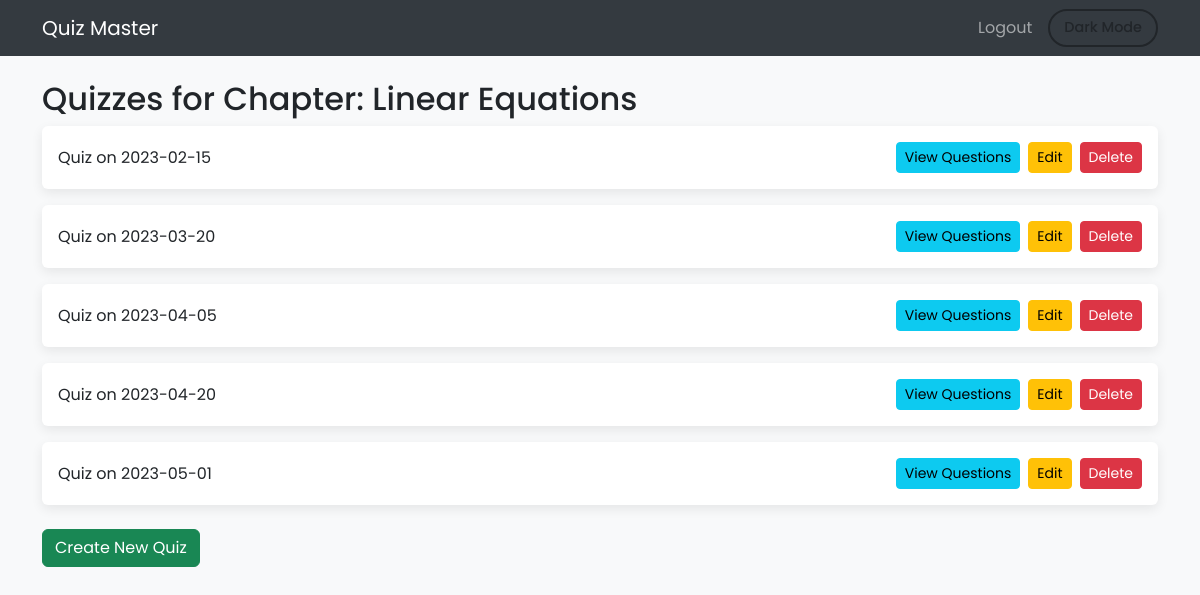
/chapter_quizzes/2, run on the app's committed database.
### app.py (models this page shows)
class Chapter(db.Model):
    id = db.Column(db.Integer, primary_key=True)
    subject_id = db.Column(db.Integer, db.ForeignKey('subject.id'), nullable=False)
    name = db.Column(db.String(100), nullable=False)
    description = db.Column(db.Text, nullable=True)

class Quiz(db.Model):
    id = db.Column(db.Integer, primary_key=True)
    chapter_id = db.Column(db.Integer, db.ForeignKey('chapter.id'), nullable=False)
    date_of_quiz = db.Column(db.Date, nullable=False)
    time_duration = db.Column(db.String(10), nullable=False)
    remarks = db.Column(db.Text, nullable=True)

### app.py (the view)
@app.route('/chapter_quizzes/<int:chapter_id>')
def chapter_quizzes(chapter_id):
    chapter = Chapter.query.get_or_404(chapter_id)
    quizzes = Quiz.query.filter_by(chapter_id=chapter_id).all()
    return render_template('chapter_quizzes.html', chapter=chapter, quizzes=quizzes)

### templates/chapter_quizzes.html (shortened to what this page needs)
<!DOCTYPE html>
<html lang="en" class="light-theme">
<head>
  <link href="https://cdn.jsdelivr.net/npm/bootstrap@5.3.0/dist/css/bootstrap.min.css" rel="stylesheet" />
</head>
<body>
  <nav class="navbar navbar-expand-lg navbar-dark">
    <div class="container">
      <a class="navbar-brand" href="/">Quiz Master</a>
      <div class="collapse navbar-collapse">
        <ul class="navbar-nav ms-auto align-items-center">
          <li class="nav-item"><a class="nav-link" href="/logout">Logout</a></li>
          <li class="nav-item ms-2">
            <button id="theme-toggle" class="btn btn-theme-toggle">Dark Mode</button>
          </li>
        </ul>
      </div>
    </div>
  </nav>
  <div class="container mt-4">
    <h2>Quizzes for Chapter: {{ chapter.name }}</h2>
    {% if quizzes %}
    <div class="row row-cols-1 g-3">
      {% for quiz in quizzes %}
      <div class="col">
        <div class="d-flex justify-content-between align-items-center p-3 rounded quiz-card">
          <div>Quiz on {{ quiz.date_of_quiz }}</div>
          <div class="d-flex flex-wrap gap-2">
            <a href="/quiz_questions/{{ quiz.id }}" class="btn btn-info btn-sm">View Questions</a>
            <a href="/edit_quiz/{{ quiz.id }}" class="btn btn-warning btn-sm">Edit</a>
            <form action="/delete_quiz/{{ quiz.id }}" method="POST" class="d-inline">
              <button type="submit" class="btn btn-danger btn-sm">Delete</button>
            </form>
          </div>
        </div>
      </div>
      {% endfor %}
    </div>
    {% else %}
    <p class="mt-3">No quizzes created for this chapter yet.</p>
    {% endif %}
    <a href="/create_quiz/{{ chapter.id }}" class="btn btn-success mt-4">Create New Quiz</a>
  </div>
</body>
</html>

### templates/chapter_quizzes.html (style rules this page uses)
:root { --bg-color: #f8f9fa; --text-color: #212529; --card-bg: #ffffff; --navbar-bg: #343a40; --input-bg: rgba(255, 255, 255, 0.6); --input-text: #262b30; --box-shadow: 0 4px 12px rgba(0, 0, 0, 0.08); }
body { background-color: var(--bg-color); color: var(--text-color); transition: background-color 0.4s ease, color 0.4s ease; font-family: 'Poppins', sans-serif; }
.navbar { background-color: var(--navbar-bg) !important; }
h2 { color: var(--text-color); }
.btn-theme-toggle { display: flex; align-items: center; gap: 0.4rem; border: 2px solid var(--text-color); color: var(--text-color); background-color: transparent; border-radius: 999px; padding: 6px 14px; font-size: 0.9rem; font-weight: 500; transition: background-color 0.3s ease, color 0.3s ease, border-color 0.3s ease; }
.quiz-card { background-color: var(--card-bg); color: var(--text-color); box-shadow: var(--box-shadow); transition: background-color 0.4s ease, color 0.4s ease, box-shadow 0.3s ease; }

### data on the page
Chapter: name "Linear Equations"
Quiz: date_of_quiz "2023-02-15"
Quiz: date_of_quiz "2023-03-20"
Quiz: date_of_quiz "2023-04-05"
Quiz: date_of_quiz "2023-04-20"
Quiz: date_of_quiz "2023-05-01"
